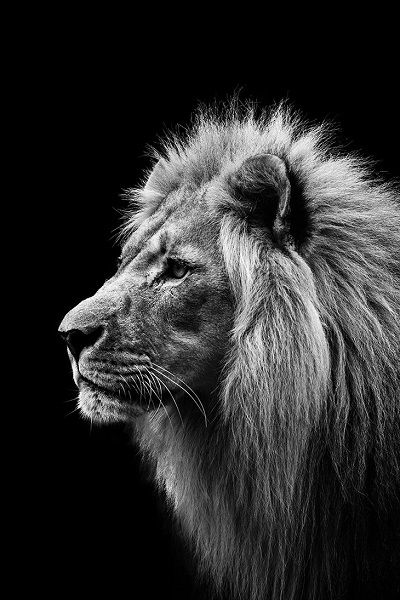
#> input picture img/lion.jpeg, 400 x 600 px, found by its file name
$ python code.py   (older library calls are emulated)
#> lines starting #> are read from the running program, lines starting #| are printed output that depends on the picture; after the words box and inside, x2 and y2 are one past the last pixel; in counts of white or black regions, pixels touching at a corner belong together
import matplotlib.pyplot as plt
import cv2
img = cv2.imread('lion.jpeg')
#> img is the input picture: shape (600, 400, 3); min 0, max 255, mean 45.2

laplacian = cv2.Laplacian(img, cv2.CV_8U)
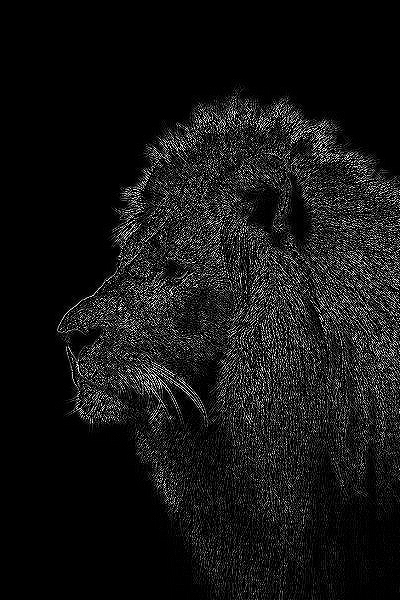
#> laplacian: shape (600, 400, 3); min 0, max 255, mean 21.6
sobelx = cv2.Sobel(img,cv2.CV_8U,1,0)
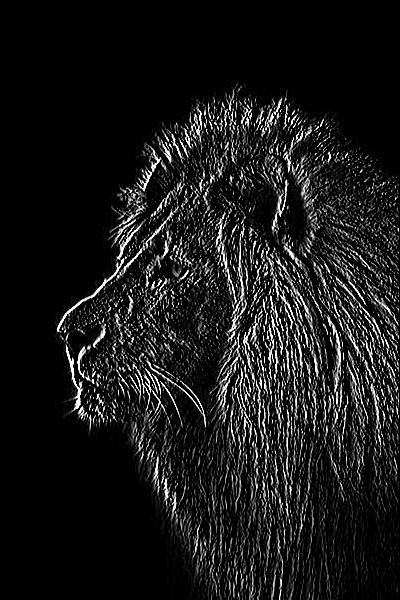
#> sobelx: shape (600, 400, 3); min 0, max 255, mean 24.3
sobely = cv2.Sobel(img,cv2.CV_8U,0,1)
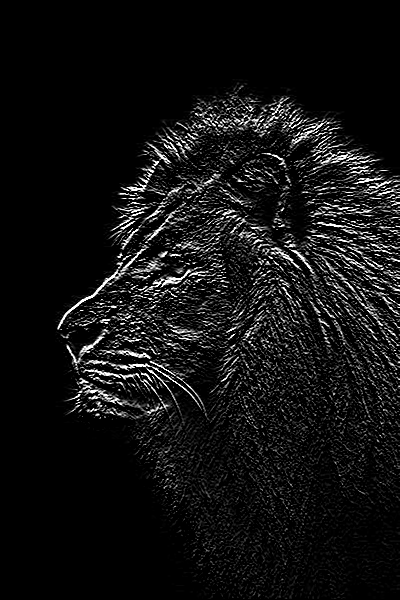
#> sobely: shape (600, 400, 3); min 0, max 255, mean 18.1
blur = cv2.GaussianBlur(img, (0,0), 3)
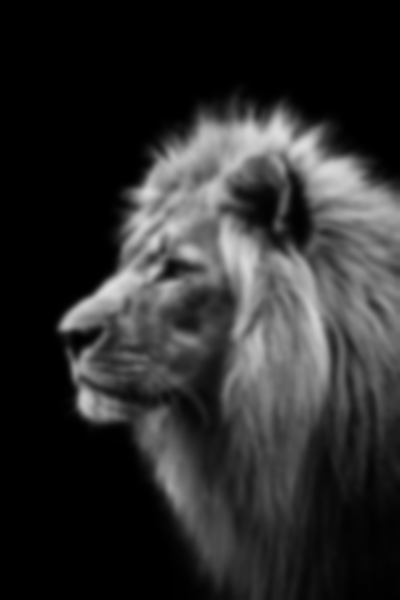
#> blur: shape (600, 400, 3); min 0, max 221, mean 45.2
blur2 = cv2.medianBlur(img, 3)
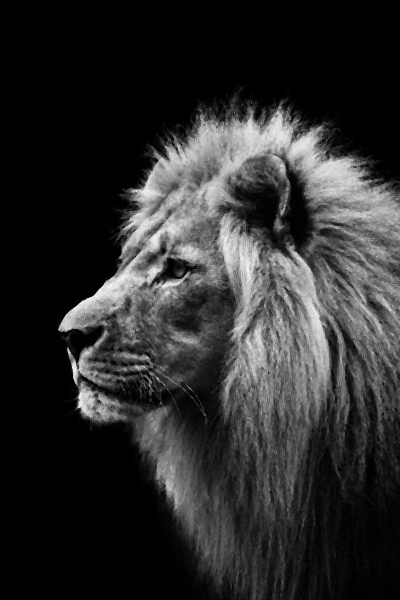
#> blur2: shape (600, 400, 3); min 0, max 245, mean 44.7
edge = cv2.Canny(img, cv2.CV_8U, 200, 255)
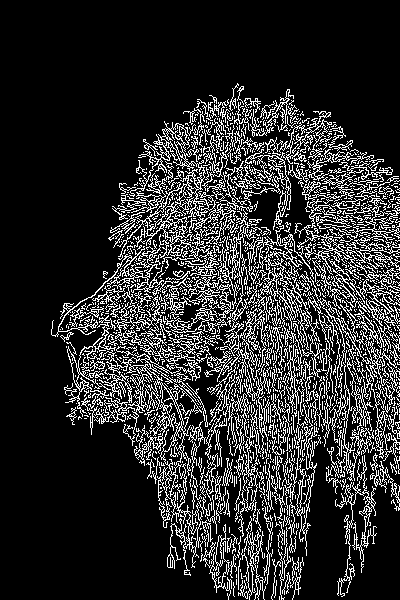
#> edge: shape (600, 400); 17.3% white in thin lines or dots, all inside (x1, y1, x2, y2) = (51, 83, 400, 600)


plt.figure(figsize=(15, 8))

plt.subplot(2, 4, 1)
plt.imshow(img, cmap='gray')
plt.title('Original')
plt.axis("off")

plt.subplot(2, 4, 2)
plt.imshow(laplacian, cmap='gray')
plt.title('Laplacian')
plt.axis("off")

plt.subplot(2, 4, 3)
plt.imshow(sobelx, cmap='gray')
plt.title('Sobel X')
plt.axis("off")

plt.subplot(2, 4, 4)
plt.imshow(sobely, cmap='gray')
plt.title('Sobel Y')
plt.axis("off")

plt.subplot(2, 4, 5)
plt.imshow(edge, cmap='gray')
plt.title('Edge')
plt.xticks([]), plt.yticks([])

plt.subplot(2,4,6)
plt.imshow(blur, cmap='gray')
plt.title('GaussianBlur')
plt.axis("off")

plt.subplot(2,4,7)
plt.imshow(blur2, cmap='gray')
plt.title('medianBlur')
plt.axis("off")

plt.tight_layout()
plt.show()
